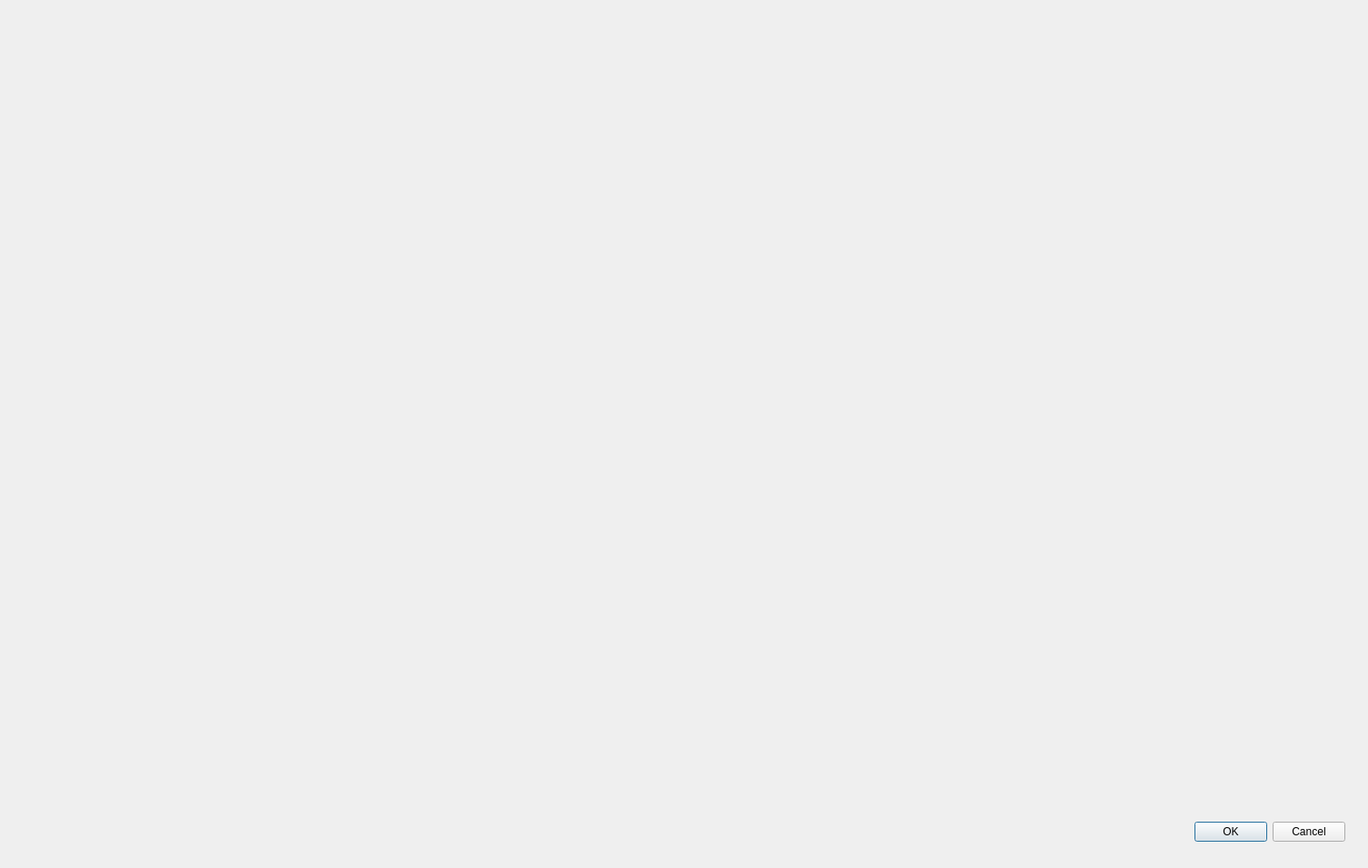
<?xml version="1.0" encoding="UTF-8"?>
<ui version="4.0">
 <class>technical</class>
 <widget class="QDialog" name="technical">
  <property name="geometry">
   <rect>
    <x>0</x>
    <y>0</y>
    <width>1506</width>
    <height>956</height>
   </rect>
  </property>
  <property name="windowTitle">
   <string>Dialog</string>
  </property>
  <widget class="QDialogButtonBox" name="buttonBox">
   <property name="geometry">
    <rect>
     <x>1180</x>
     <y>900</y>
     <width>301</width>
     <height>32</height>
    </rect>
   </property>
   <property name="orientation">
    <enum>Qt::Horizontal</enum>
   </property>
   <property name="standardButtons">
    <set>QDialogButtonBox::Cancel|QDialogButtonBox::Ok</set>
   </property>
  </widget>
 </widget>
 <resources/>
 <connections>
  <connection>
   <sender>buttonBox</sender>
   <signal>accepted()</signal>
   <receiver>technical</receiver>
   <slot>accept()</slot>
   <hints>
    <hint type="sourcelabel">
     <x>248</x>
     <y>254</y>
    </hint>
    <hint type="destinationlabel">
     <x>157</x>
     <y>274</y>
    </hint>
   </hints>
  </connection>
  <connection>
   <sender>buttonBox</sender>
   <signal>rejected()</signal>
   <receiver>technical</receiver>
   <slot>reject()</slot>
   <hints>
    <hint type="sourcelabel">
     <x>316</x>
     <y>260</y>
    </hint>
    <hint type="destinationlabel">
     <x>286</x>
     <y>274</y>
    </hint>
   </hints>
  </connection>
 </connections>
</ui>
